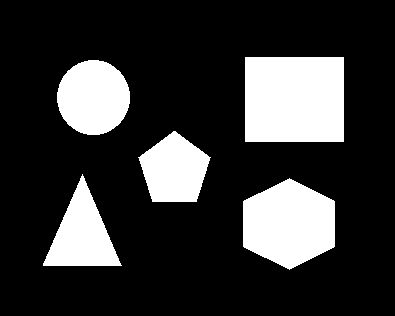
#> input picture Shapes_recognation/shapes.png, 395 x 316 px
$ python cntr_find.py
#> lines starting #> are read from the running program, lines starting #| are printed output that depends on the picture; after the words box and inside, x2 and y2 are one past the last pixel; in counts of white or black regions, pixels touching at a corner belong together
import cv2
import numpy as np

img = cv2.imread('shapes.png')
#> img is the input picture: shape (316, 395, 3); 21% white; 5 white regions, box (x1, y1, x2, y2) and area: (245, 57, 344, 142) 8415, (243, 178, 335, 270) 6321, (57, 60, 130, 135) 4286, (43, 174, 122, 266) 3662, (138, 131, 211, 202) 3560

imgray = cv2.cvtColor(img, cv2.COLOR_BGR2GRAY)
#> imgray: shape (316, 395); 21% white; 5 white regions

contour, hierarchy = cv2.findContours(imgray, cv2.RETR_EXTERNAL, cv2.CHAIN_APPROX_NONE)
#> contour = 5 contours; box (x1, y1, x2, y2) and area: (245, 57, 344, 142) 8232, (243, 178, 335, 270) 6184, (57, 60, 130, 135) 4181, (43, 174, 122, 266) 3531, (138, 131, 211, 202) 3457

cv2.drawContours(img, contour, -1, (0,255,0), 4)
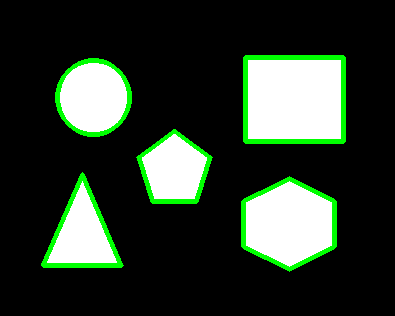
#> img: shape (316, 395, 3); 5.2% of pixels changed, all inside (x1, y1, x2, y2) = (41, 55, 346, 272)
lst = ['Hexagon','Triangle','Pentagon','Circle','Rectangle']

for idex , i in enumerate(contour):
    cv2.putText(img,lst[idex],tuple(i[0][0],), cv2.FONT_HERSHEY_SIMPLEX, 1, (255,0,255), 2)
#> this loop made 5 passes
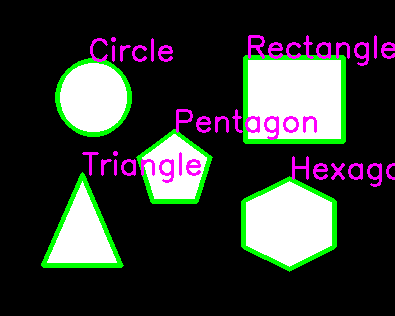
#> img: shape (316, 395, 3); 3.7% of pixels changed, all inside (x1, y1, x2, y2) = (82, 35, 395, 187)

cv2.imshow('CHAIN_APPROX_NONE', img)
cv2.waitKey(0)
cv2.destroyAllWindows()
